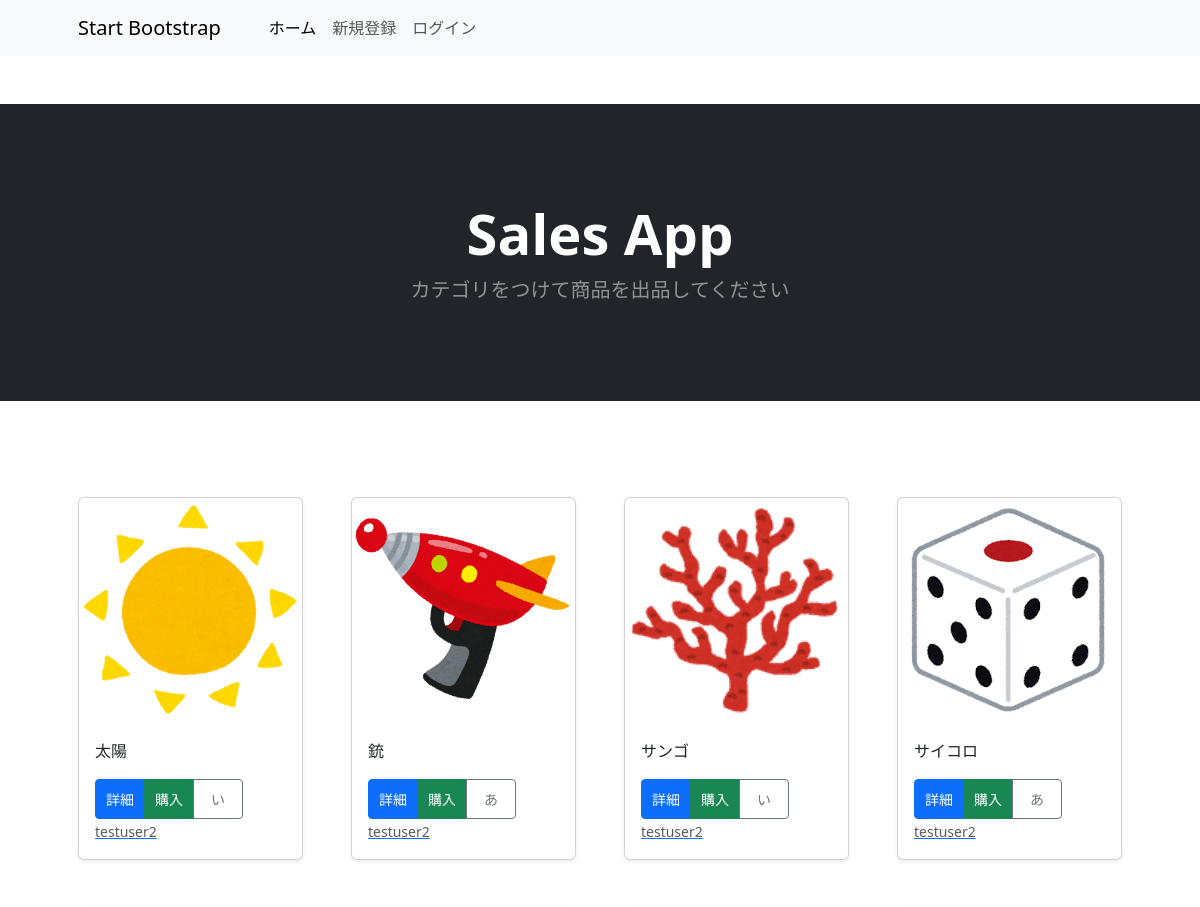
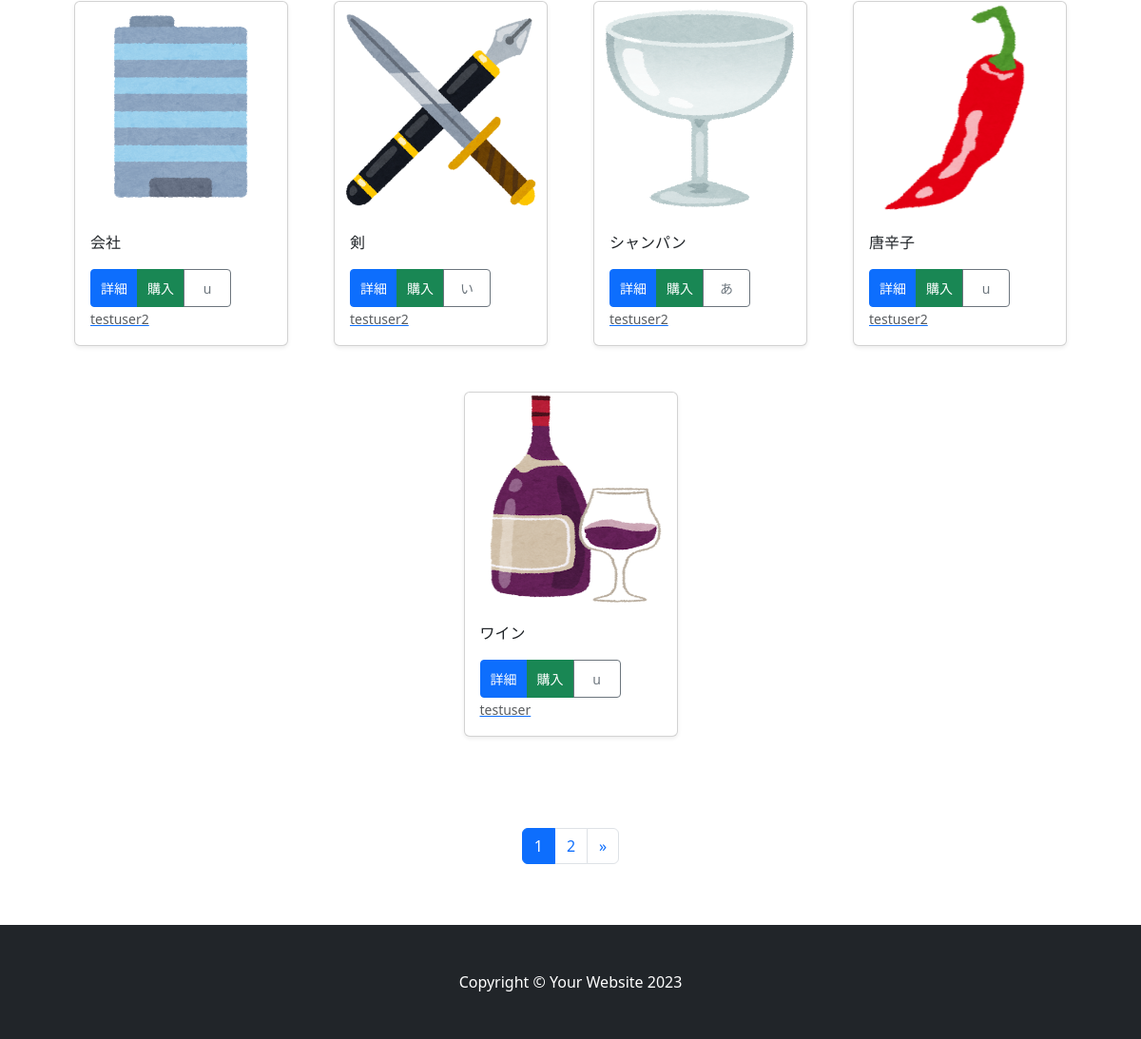
The page / on the database its author committed (2 pictures, top to bottom).
### shop/models.py (models this page shows, shortened)
class ShopPost(models.Model):
    user = models.ForeignKey(CustomUser,verbose_name='ユーザー',on_delete=models.CASCADE)
    title = models.CharField(verbose_name='商品名',max_length=200)
    description = models.TextField(verbose_name='商品説明',max_length=500)
    price = models.IntegerField(verbose_name='価格')
    category = models.ForeignKey(Category,verbose_name='カテゴリ',on_delete=models.PROTECT)
    condition = models.CharField(choices=[('great','新品に近い状態'),('good','状態が良い'),('bad','状態があまり良くない')],max_length=50,verbose_name='状態')
    product_image = models.ImageField(verbose_name='商品写真',upload_to='product_images')
    posted_at = models.DateTimeField(verbose_name='出品日時',auto_now_add=True)

class Category(models.Model):
    title = models.CharField(
        verbose_name='カテゴリ',max_length=20
    )

### accounts/models.py (models this page shows)
class CustomUser(AbstractUser):
    pass

### shop/views.py (the view)
# urls.py: path('', views.IndexView.as_view(), name='index'),
class IndexView(ListView):
    template_name ='index.html'
    queryset = ShopPost.objects.order_by('-posted_at')
    paginate_by = 9
    def get_context_data(self, **kwargs):
        context = super().get_context_data(**kwargs)
        sold_out_items = self.request.session.get('sold_out_items', [])
        context['sold_out_items'] = sold_out_items
        return context

### shop/templates/index.html (shortened to what this page needs)
{% extends "base.html" %}
    {% block contents %}
    {% include "shop_title.html" %}
    {% include "shop_list.html" %}
    {% include "pagination.html" %}
    {% endblock contents %}

### shop/templates/shop_list.html (shortened to what this page needs)
<section class="py-5">
    <div class="container px-4 px-lg-5 mt-5">
        <div class="row gx-4 gx-lg-5 row-cols-2 row-cols-md-3 row-cols-xl-4 justify-content-center">
            {% for record in object_list %}
                <div class="col mb-5">
                    <div class="card shadow-sm">
                        <img src="{{ record.product_image.url }}" class="bd-placeholder-img card-img-top" width="100%" height="225" alt="Product Image">
                        <div class="card-body">
                            <p class="card-text">{{ record.title }}</p>
                            {% if record.id in sold_out_items %}
                                <p class="text-danger">Sold Out</p>
                            {% else %}
                                <div class="d-flex justify-content-between align-items-center">
                                    <div class="btn-group">
                                        <button type="button" class="btn btn-sm btn-primary" onclick="location.href='{% url 'shop:shop_detail' record.pk %}'">詳細</button>
                                        {% if record.user != request.user %}
                                            <button type="button" class="btn btn-sm btn-success" onclick="location.href='{% url 'shop:shop_buy' pk=record.pk %}'">購入</button>
                                        {% else %}
                                            <button type="button" class="btn btn-sm btn-secondary" disabled>購入不可</button>
                                        {% endif %}
                                        <button type="button" class="btn btn-sm btn-outline-secondary" onclick="location.href='{% url 'shop:shops_cat' category=record.category.id %}'">
                                            {{ record.category.title }}
                                        </button>
                                    </div>
                                </div>
                            {% endif %}
                            <a href="{% url 'shop:user_list' user=record.user.id %}">
                                <small class="text-muted">{{ record.user.username }}</small>
                            </a>
                        </div>
                    </div>
                </div>
            {% endfor %}
        </div>
    </div>
</section>

### shop/templates/shop_list.html (style rules this page uses)
.btn { height: 40px; width: 50px; display: flex; align-items: center; justify-content: center; }

### rows shown on the page
ShopPost: product_image (picture), title "太陽", shows "購入", category "い", user.username "testuser2"
ShopPost: product_image (picture), title "銃", shows "購入", category "あ", user.username "testuser2"
ShopPost: product_image (picture), title "サンゴ", shows "購入", category "い", user.username "testuser2"
ShopPost: product_image (picture), title "サイコロ", shows "購入", category "あ", user.username "testuser2"
ShopPost: product_image (picture), title "会社", shows "購入", category "u", user.username "testuser2"
ShopPost: product_image (picture), title "剣", shows "購入", category "い", user.username "testuser2"
ShopPost: product_image (picture), title "シャンパン", shows "購入", category "あ", user.username "testuser2"
ShopPost: product_image (picture), title "唐辛子", shows "購入", category "u", user.username "testuser2"
ShopPost: product_image (picture), title "ワイン", shows "購入", category "u", user.username "testuser"

### other values the page prints
{{ num }} "1"
{{ num }} "2"
